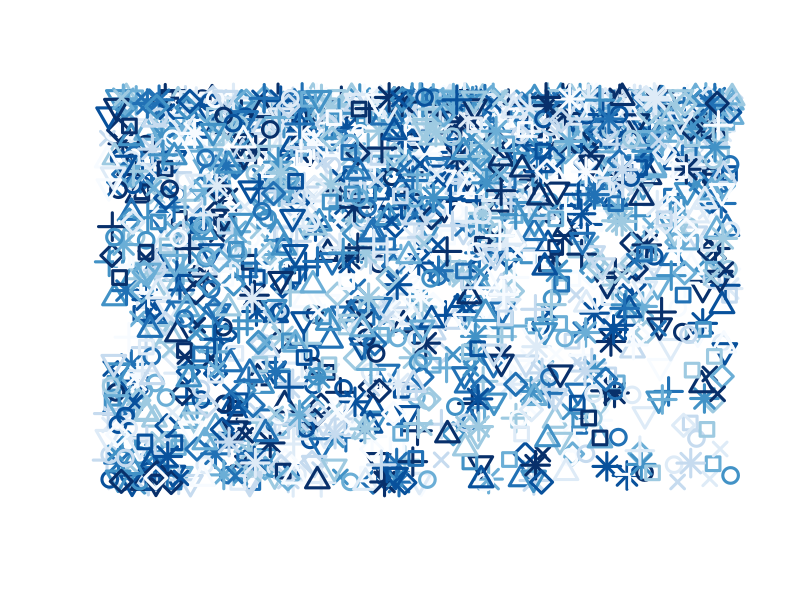

Source code (R):
library(RColorBrewer)
colors = brewer.pal(9, 'Blues')
set.seed(44)
x <- runif(2000)
y <- sin(rnorm(2000) + x)
symbols = c(0, 1, 2, 3, 4, 5, 6, 8)
sizes = c(1.4, 1.6, 1.8, 2)
png('test.png', 
    width = 2000, height = 2000)
par(bg = NA)
plot(x, y, pch = symbols, cex = sizes* 1.3, lwd = 3, 
     bg = 'black', col = colors, axes = F, xlab = '', ylab = '')
x2 <- runif(1000, 0, 1/4)
y2 <- runif(1000)
dev.off()
#points(x2, y2, pch = 3, col = colors)
